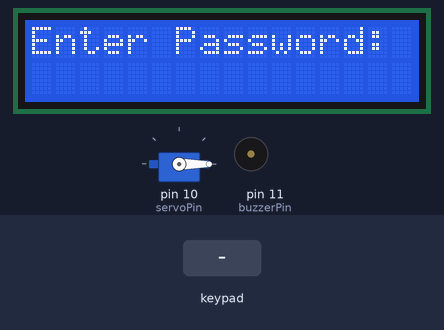
Simulated run of this sketch. Board: Arduino Uno, built with avr-gcc and run on an emulated ATmega328P. Parts: 16×2 character LCD, servo, buzzer (waves = sounding). The inputs (shaded band) are chosen by the test bench. What the sketch prints to the serial monitor is not drawn.

Above: at 8.3 s.
8.4 s: keypad keys 9 8 7 6 # pressed 0.4 s apart
At 11.2 s:
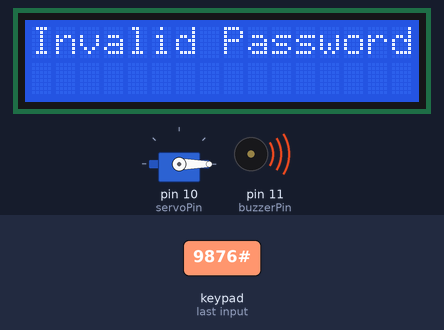
11.9 s: keypad keys 1 2 3 # pressed 0.4 s apart
At 15.8 s:
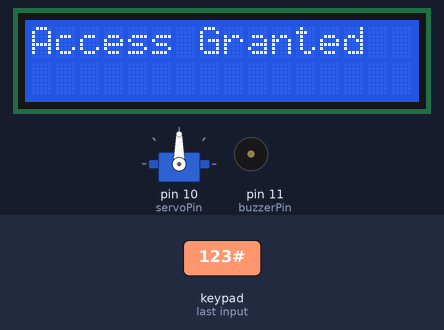
18.0 s: keypad keys 9 8 7 6 A pressed 0.4 s apart
At 22.8 s:
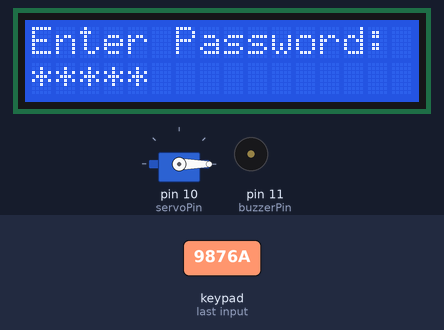
23.0 s: key '1' pressed
At 24.2 s:
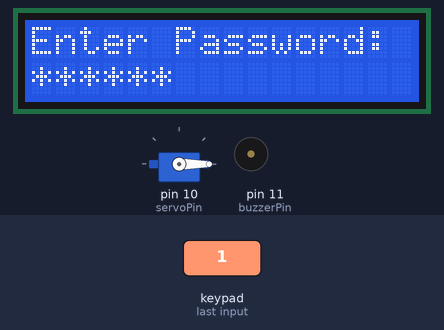
24.5 s: keypad keys 5 4 3 2 # pressed 0.4 s apart
At 24.71 s:
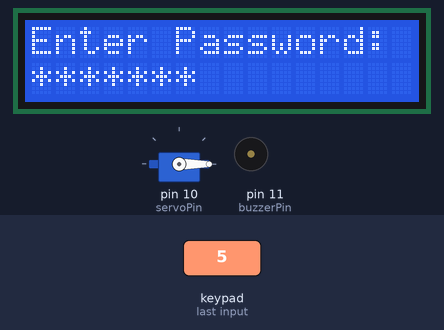
28.0 s: key '2' pressed
At 29.6 s:
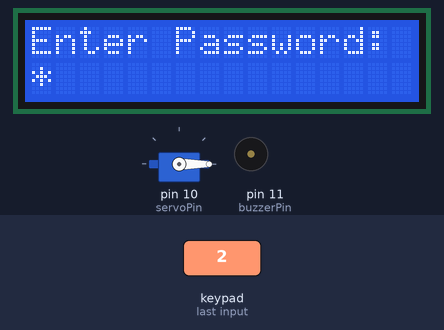
Timing chart, 0 to 31.1 s (numbered marks = the images above; inputs shaded):
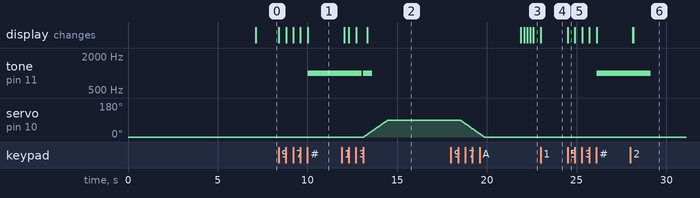

The sketch:

IOT.ino
```cpp
#include <Wire.h>
#include <LiquidCrystal_I2C.h>
#include <Keypad.h>
#include <Servo.h>

// LCD setup
LiquidCrystal_I2C lcd(0x27, 16, 2);

// Keypad setup
const byte ROWS = 4;
const byte COLS = 4;
char keys[ROWS][COLS] = {
  {'1', '2', '3', 'A'},
  {'4', '5', '6', 'B'},
  {'7', '8', '9', 'C'},
  {'*', '0', '#', 'D'}  // 'D' will be used as a backspace key
};
byte rowPins[ROWS] = {9, 8, 7, 6};
byte colPins[COLS] = {5, 4, 3, 2};
Keypad keypad = Keypad(makeKeymap(keys), rowPins, colPins, ROWS, COLS);

// Servo setup
Servo myServo;
int servoPin = 10;

// Buzzer setup
int buzzerPin = 11;

// Password settings
String password = "123";  // Set temporary password
String input = "";
String maskedInput = "";
int incorrectAttempts = 0;
bool locked = false;
unsigned long lockStartTime = 0;

// Function to move servo smoothly
void smoothServoMove(int startAngle, int endAngle, int stepDelay = 15) {
  if (startAngle < endAngle) {
    for (int pos = startAngle; pos <= endAngle; pos++) {
      myServo.write(pos);
      delay(stepDelay);
    }
  } else {
    for (int pos = startAngle; pos >= endAngle; pos--) {
      myServo.write(pos);
      delay(stepDelay);
    }
  }
}

void setup() {
  Serial.begin(9600);
  lcd.init();
  lcd.backlight();

  // Show Welcome Message for 7 seconds
  lcd.setCursor(0, 0);
  lcd.print("Welcome to");
  lcd.setCursor(0, 1);
  lcd.print("Smart Door Lock");
  delay(7000);  // Wait for 7 seconds

  // Clear LCD and show password prompt
  lcd.clear();
  lcd.setCursor(0, 0);
  lcd.print("Enter Password:");

  myServo.attach(servoPin);
  myServo.write(0);
  pinMode(buzzerPin, OUTPUT);
}

void loop() {
  if (locked) {
    unsigned long elapsedTime = (millis() - lockStartTime) / 1000;
    if (elapsedTime < 60) {
      lcd.setCursor(0, 0);
      lcd.print("Locked: Wait ");
      lcd.print(60 - elapsedTime);
      lcd.print("s  ");

      tone(buzzerPin, 1000);     // Start beep
      delay(200);                // Beep duration
      noTone(buzzerPin);         // Stop beep
      delay(800);                // Wait before next beep

      return;
    } else {
      locked = false;
      incorrectAttempts = 0;
      lcd.clear();
      lcd.setCursor(0, 0);
      lcd.print("Enter Password:");
    }
  }

  char key = keypad.getKey();

  if (key) {
    if (key == '#') {  // When '#' is pressed, check the password
      lcd.clear();
      if (input == password) {
        lcd.setCursor(0, 0);
        lcd.print("Access Granted");

        tone(buzzerPin, 1000, 500);  // Short beep for success
        Serial.println("Access Granted, User Entered: " + input);

        smoothServoMove(0, 90);  // Smooth open
        delay(4000);             // Door remains open
        smoothServoMove(90, 0);  // Smooth close

        incorrectAttempts = 0;
      } else {
        lcd.setCursor(0, 0);
        lcd.print("Invalid Password");

        tone(buzzerPin, 1000, 3000);
        Serial.println("Access Denied, Wrong Password: " + input);
        incorrectAttempts++;

        if (incorrectAttempts >= 3) {
          locked = true;
          lockStartTime = millis();
          lcd.clear();
          lcd.setCursor(0, 0);
          lcd.print("Locked for 60s");
        }
      }
      delay(2000);
      lcd.clear();
      lcd.setCursor(0, 0);
      lcd.print("Enter Password:");
      input = "";
      maskedInput = "";
    } else if (key == '*') {  // Clear all input
      input = "";
      maskedInput = "";
      lcd.clear();
      lcd.setCursor(0, 0);
      lcd.print("Enter Password:");
    } else if (key == 'D') {  // Backspace feature
      if (input.length() > 0) {
        input.remove(input.length() - 1);
        maskedInput.remove(maskedInput.length() - 1);

        lcd.clear();
        lcd.setCursor(0, 0);
        lcd.print("Enter Password:");
        lcd.setCursor(0, 1);
        lcd.print(maskedInput);  // Show updated masked input
      }
    } else {  // Normal input handling
      input += key;
      maskedInput += '*';
      lcd.setCursor(0, 1);
      lcd.print(maskedInput);
    }
  }
}
```

Measured:
- after the input at 8.4 s, tone on pin 11 (buzzerPin): silent → 1000 Hz after 1.6 s; the display: first changes at once (image 1 shows a later state)
- after the input at 11.9 s, servo on pin 10 (servoPin): moves from 0° to 90° over 1.3 s, starting after 1.2 s; the display: first differs from a run without the input after 0.16 s (image 2 shows a later state)
- after the input at 18.0 s, the display: first differs from a run without the input after 3.9 s (image 3 shows a later state)
- after the input at 23.0 s, the display: changes at once (image 4)
- after the input at 24.5 s, tone on pin 11 (buzzerPin): silent → 1000 Hz after 1.6 s; the display: changes at once (image 5)
- after the input at 28.0 s, the display: first differs from a run without the input after 0.16 s (image 6)
